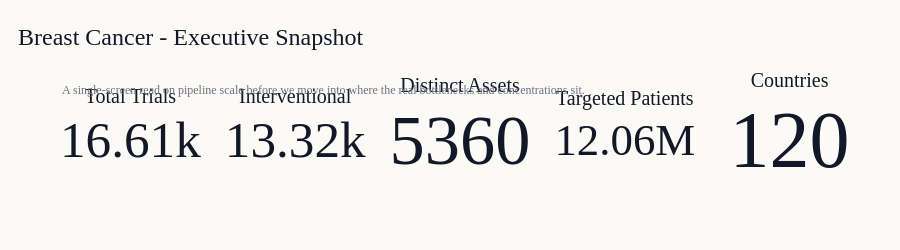

The code cell stored with this chart in its notebook:
### Markdown cell above
## Executive Snapshot

### Code cell
fig_kpi = make_subplots(
    rows=1,
    cols=5,
    specs=[[{"type": "indicator"}] * 5],
    horizontal_spacing=0.03,
)

fig_kpi.add_trace(go.Indicator(mode="number", value=summary["trials"], title={"text": "Total Trials"}), row=1, col=1)
fig_kpi.add_trace(go.Indicator(mode="number", value=summary["interventional_trials"], title={"text": "Interventional"}), row=1, col=2)
fig_kpi.add_trace(go.Indicator(mode="number", value=summary["drugs"], title={"text": "Distinct Assets"}), row=1, col=3)
fig_kpi.add_trace(go.Indicator(mode="number", value=summary["patients"], title={"text": "Targeted Patients"}), row=1, col=4)
fig_kpi.add_trace(go.Indicator(mode="number", value=summary["countries"], title={"text": "Countries"}), row=1, col=5)

pretty_layout(
    fig_kpi,
    title=f"{SELECTED_CANCER} - Executive Snapshot",
    subtitle="A single-screen read on pipeline scale before we move into where the real bottlenecks and concentrations sit.",
    height=250,
)
fig_kpi.show()

### Figure 1 — Plotly figure (JSON) as saved in the notebook; plotly's stock layout.template omitted (floating-point values rounded to 4 significant figures)
{"data": [{"domain": {"x": [0, 0.176], "y": [0, 1]}, "mode": "number", "title": {"text": "Total Trials"}, "type": "indicator", "value": 16610}, {"domain": {"x": [0.206, 0.382], "y": [0, 1]}, "mode": "number", "title": {"text": "Interventional"}, "type": "indicator", "value": 13318}, {"domain": {"x": [0.412, 0.588], "y": [0, 1]}, "mode": "number", "title": {"text": "Distinct Assets"}, "type": "indicator", "value": 5361}, {"domain": {"x": [0.618, 0.794], "y": [0, 1]}, "mode": "number", "title": {"text": "Targeted Patients"}, "type": "indicator", "value": 12058146}, {"domain": {"x": [0.824, 1], "y": [0, 1]}, "mode": "number", "title": {"text": "Countries"}, "type": "indicator", "value": 120}], "layout": {"annotations": [{"align": "left", "font": {"color": "#6b7280", "size": 12}, "showarrow": false, "text": "A single-screen read on pipeline scale before we move into where the real bottlenecks and concentrations sit.", "x": 0, "xref": "paper", "y": 1.09, "yref": "paper"}], "font": {"color": "#111827", "family": "Georgia, Times New Roman, serif", "size": 13}, "height": 250, "legend": {"bgcolor": "rgba(0,0,0,0)", "orientation": "h", "x": 0, "xanchor": "left", "y": 1.02, "yanchor": "bottom"}, "margin": {"b": 60, "l": 60, "r": 40, "t": 90}, "paper_bgcolor": "#fcfaf6", "plot_bgcolor": "#fcfaf6", "title": {"font": {"color": "#111827", "size": 24}, "text": "Breast Cancer - Executive Snapshot", "x": 0.02}}}
